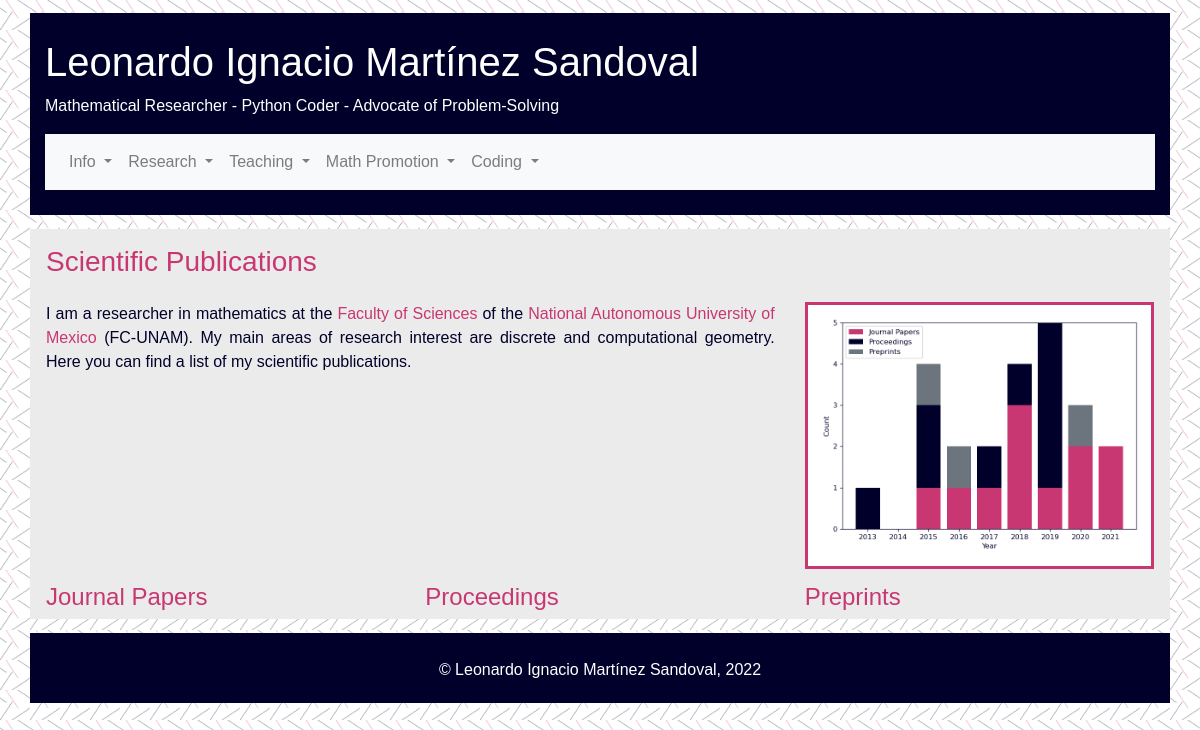
The page /papers on the database as committed earlier.
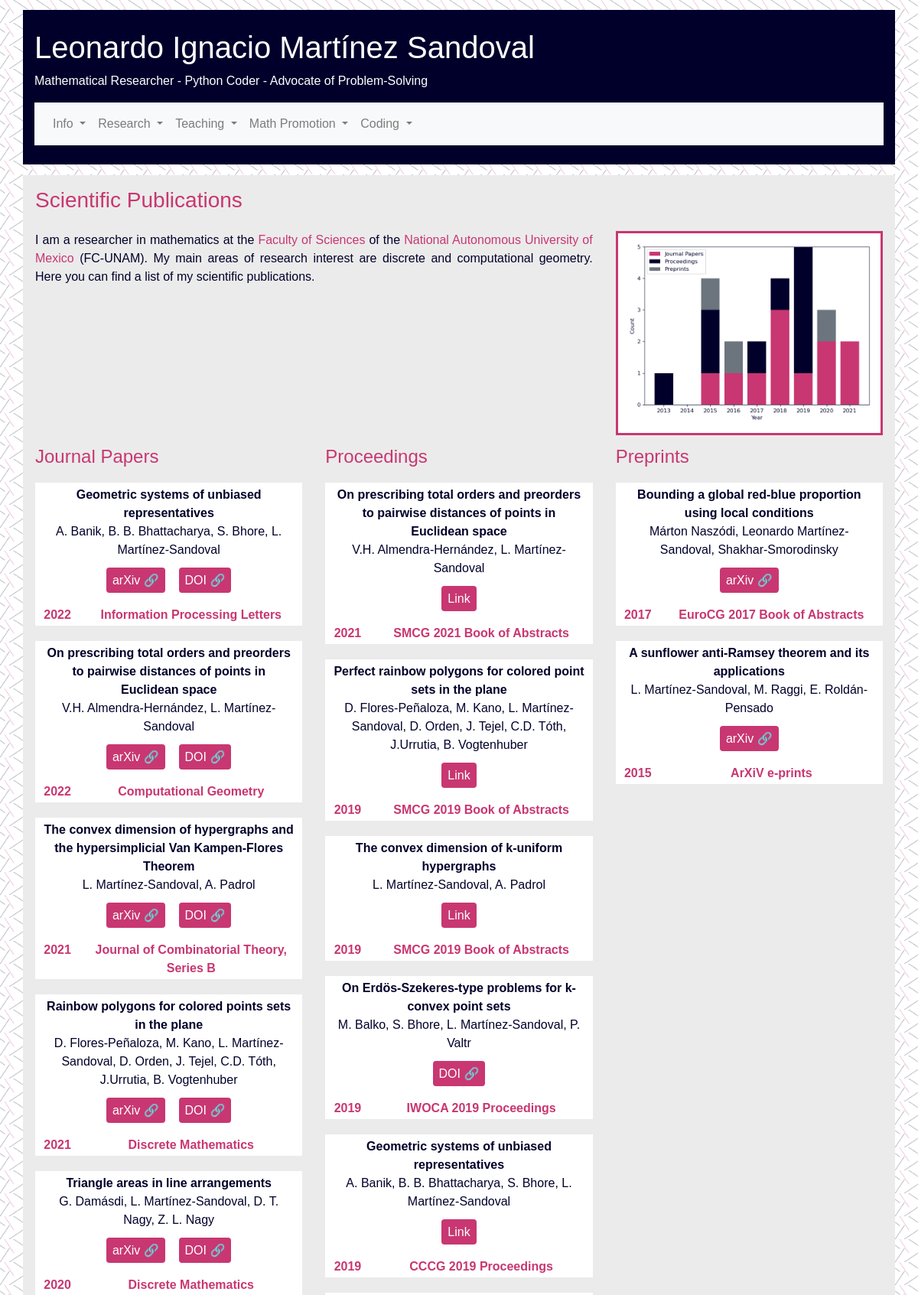
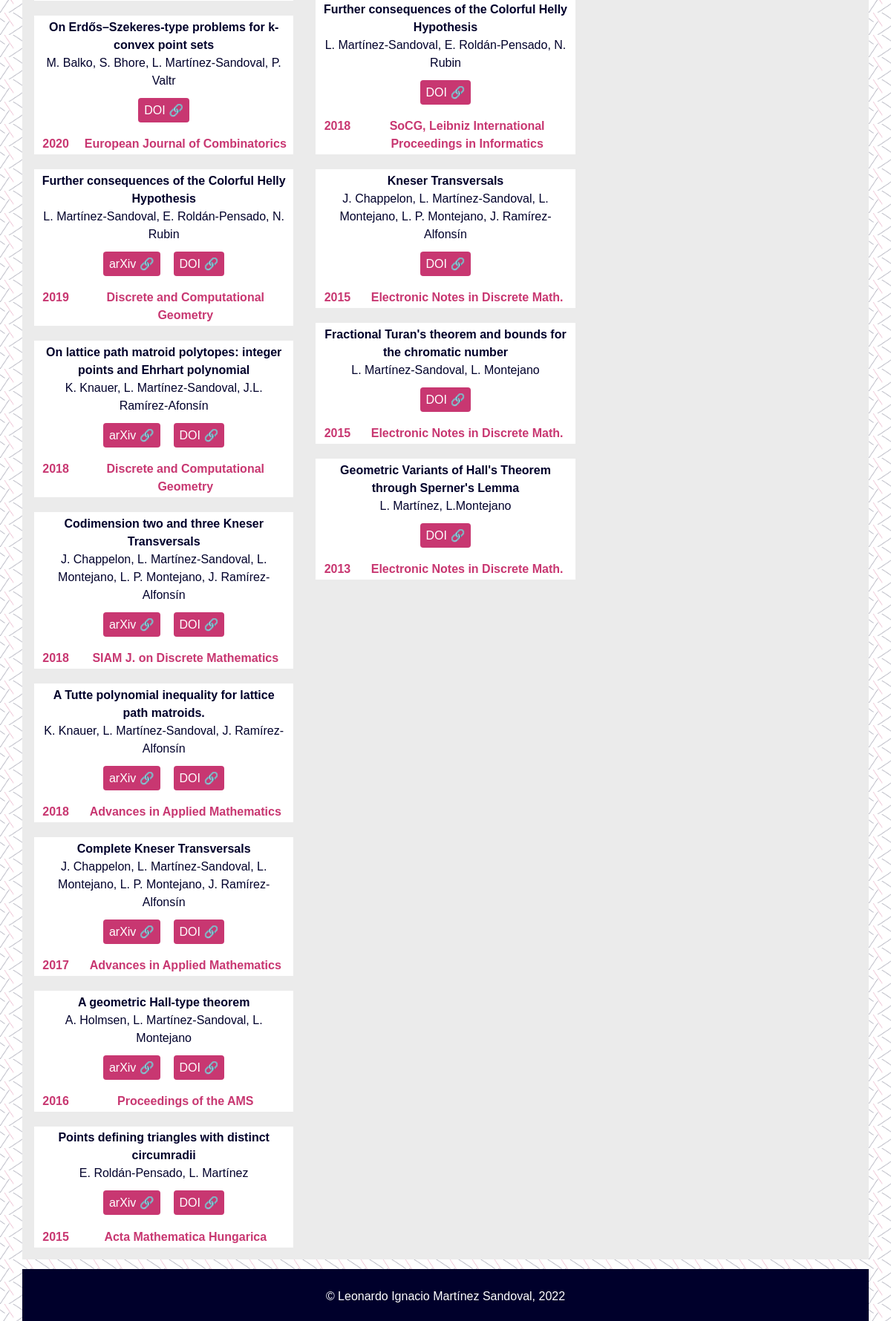
The same page on the database as committed later (2 pictures, top to bottom).
### personalpage/models.py (models this page shows, shortened)
class ScientificPublication(db.Model):
    __tablename__ = 'scientificpublication'
    id = db.Column(db.Integer, primary_key=True)
    date = db.Column(db.Date(), default=date.today())
    title = db.Column(db.String(140), nullable=False)
    publication_type = db.Column(db.String(80), nullable=False)
    publication_status = db.Column(db.String(80), nullable=False)
    authors = db.Column(db.String(300), nullable=False)
    publisher = db.Column(db.String(80))
    journal = db.Column(db.String(80))
    volume = db.Column(db.String(80))
    pages = db.Column(db.String(80))
    doi = db.Column(db.String(80))
    arxiv = db.Column(db.String(80))
    link = db.Column(db.String(80))

### personalpage/cv.py (the view)
@app.route("/papers")
def papers():
    papers = ScientificPublication.query\
        .all()
    return render_template("personalpage/papers.html", papers = papers)

### personalpage/templates/personalpage/papers.html (shortened to what this page needs)
{% extends "body_template.html" %}
    {% block content %}
    <div class="container outter pt-3 pl-3 pr-3">
        <h3>Scientific Publications</h3>
        <div class="row pt-3">
            <div class="col-md-8 text-justify">
            <p> I am a researcher in mathematics at the <a
                href="http://www.fciencias.unam.mx/" target="_blank"> Faculty of Sciences </a> of the <a
                href="https://www.unam.mx/"> National Autonomous University of Mexico </a> (FC-UNAM). My
                main areas of research interest are discrete and computational geometry. Here you can find a list of my scientific publications.
               </p>
        </div>
        <div class="col-md-4" id="data">
            <div class="blockitem">
                <img src="static/papers.png" alt="Timeline of publications" class="img-fluid"></img>
            </div>
            </div>
        </div>
        <div class="row">
            <div class="col-lg-4">
                <h4> Journal Papers</h4>
                {% for item in papers | sort(attribute='date', reverse = True)%}
                {% if item.publication_type == "journal" %}
                <div class="paperitem wrapper mb-3">
                    <div class="prob-info">
                        <strong> {{ item.title }}</strong><br>
                        <p>{{ item.authors }}</p>
                        <p>
                        {% if item.arxiv!=None %}
                        <a href="https://arxiv.org/abs/{{ item.arxiv }} " class="goodie" target="_blank">arXiv 🔗</a>
                        {% endif %}
                        {% if item.doi!=None %}
                        <a href="http://dx.doi.org/{{ item.doi }}" class="goodie" target="_blank">DOI 🔗</a>
                            {% endif %}
                        </p>
                    </div>
                    <div class="container">
                        <div class="row">
                            <div class="col-md-12 col-lg-2 thirdLabel">{{ item.date.strftime('%Y') }}</div>
                            <div class="col-md-12 col-lg-10 thirdLabel">{{ item.journal }}</div>
                        </div>
                    </div>
                </div>
                {% endif %}
                {% endfor %}
            </div>
            <div class="col-lg-4">
                <h4> Proceedings </h4>
                {% for item in papers | sort(attribute='date', reverse = True) %}
                {% if item.publication_type == "ext-abs" %}
                <div class="paperitem wrapper">
                    <div class="prob-info">
                        <strong> {{ item.title }}</strong><br>
                        <p>{{ item.authors }}</p>
                        <p>
                            {% if item.doi!=None %}
                            <a href="http://dx.doi.org/{{ item.doi }}" class="goodie" target="_blank">DOI 🔗</a>
                                {% endif %}
                                {% if item.link!=None %}
                            <a href="{{ item.link}}" class="goodie" target="_blank">Link </a>
                                {% endif %}
                        </p>
                    </div>
                    <div class="container">
                        <div class="row">
                            <div class="col-md-12 col-lg-2 thirdLabel">{{ item.date.strftime('%Y') }}</div>
                            <div class="col-md-12 col-lg-10 thirdLabel">{{ item.journal }}</div>
                        </div>
                    </div>
                </div>
                {% endif %}
                {% endfor %}
            </div>
            <div class="col-lg-4">
                <h4> Preprints   </h4>
                {% for item in papers | sort(attribute='date', reverse = True) %}
                {% if item.publication_type == "preprint" %}
                <div class="paperitem wrapper">
                    <div class="prob-info">
                        <strong> {{ item.title }}</strong><br>
                        <p>{{ item.authors }}</p>
                        <p>
                            {% if item.arxiv!=None %}
                            <a href="https://arxiv.org/abs/{{ item.arxiv }} " class="goodie" target="_blank">arXiv 🔗</a>
                            {% endif %}
                        </p>
                    </div>
                    <div class="container">
                        <div class="row">
                            <div class="col-md-12 col-lg-2 thirdLabel">{{ item.date.strftime('%Y') }}</div>
                            <div class="col-md-12 col-lg-10 thirdLabel">{{ item.journal }}</div>
                        </div>
                    </div>
                </div>
                {% endif %}
                {% endfor %}
            </div>
        </div>
    </div>
    {% endblock %}

### personalpage/templates/body_template.html (shortened to what this page needs)
<!DOCTYPE html>
<html lang="en" itemscope itemtype="http://schema.org/Person">
<head>
    <link rel="stylesheet" type="text/css" href="/static/bootstrap/css/bootstrap.min.css">
    <link rel="stylesheet" href="/static/personal.css" />
    <link rel="stylesheet" href="/static/convertex.css" />
</head>
<body onload="gosection();">
     {% block header %}
    <header class="container">
        <h1>
            <a href="/">
                Leonardo Ignacio Martínez Sandoval
            </a>
        </h1>
        <p>
            <span class="smallhead">- </span> Mathematical Researcher
            <br class="smallhead"> - Python Coder
            <br class="smallhead"> - Advocate of Problem-Solving
        </p>
        <nav class="navbar navbar-expand-lg navbar-light bg-light">
            <div class="collapse navbar-collapse" id="navbarSupportedContent">
              <ul class="navbar-nav mr-auto">
                <li class="nav-item dropdown">
                  <a class="nav-link dropdown-toggle" href="#" id="navbarDropdown" role="button" data-toggle="dropdown" aria-haspopup="true" aria-expanded="false">
                    Info
                  </a>
                </li>
                <li class="nav-item dropdown">
                    <a class="nav-link dropdown-toggle" href="#" id="navbarDropdown" role="button" data-toggle="dropdown" aria-haspopup="true" aria-expanded="false">
                      Research
                    </a>
                  </li>
                  <li class="nav-item dropdown">
                    <a class="nav-link dropdown-toggle" href="#" id="navbarDropdown" role="button" data-toggle="dropdown" aria-haspopup="true" aria-expanded="false">
                      Teaching
                    </a>
                  </li>
                  <li class="nav-item dropdown">
                    <a class="nav-link dropdown-toggle" href="#" id="navbarDropdown" role="button" data-toggle="dropdown" aria-haspopup="true" aria-expanded="false">
                      Math Promotion
                    </a>
                  </li>
                  <li class="nav-item dropdown">
                    <a class="nav-link dropdown-toggle" href="#" id="navbarDropdown" role="button" data-toggle="dropdown" aria-haspopup="true" aria-expanded="false">
                      Coding
                    </a>
                  </li>
              </ul>
            </div>
          </nav>
    </header>
     {% endblock %}
    {% block content %}
    {% endblock %}
    <footer class="container">
    {% block footer %}
        <p>&copy; Leonardo Ignacio Martínez Sandoval, <time datetime="2022"> 2022 </time></p>
    {% endblock %}
    </footer>
</body>
</html>

### personalpage/static/personal.css (style rules this page uses)
a { color:rgb(200,55,113); }
a.goodie { background-color:rgb(200,55,113); padding:8px; margin:5pt 5pt; margin-top:20pt; color: white; width: fit-content; border-radius: 4px; }
body { background-image: url("/static/background.png"); background-repeat: repeat; background-size: 30px; color: rgb(0,0,43); font-family: 'Calibri Light', Calibri, 'Gill Sans', 'Gill Sans MT', 'Trebuchet MS', sans-serif; }
div.container.outter { background-color: rgb(235,235,235); }
header,footer { margin-top: 10pt; margin-bottom:10pt; padding: 25px 35px 25px 35px; color:white; background-color: rgb(0,0,43); }
footer { margin-bottom:0px; text-align: center; padding-bottom:5px; }
div.blockitem { border-style: solid; border-color: rgb(200,55,113); text-align: center; padding:2%; margin-bottom:10pt; background-color: white; }
div.paperitem { text-align: center; margin-top: 15pt; background-color: white; }
div.prob-info { padding:1% 3%; }
div.thirdLabel { font-weight: bold; text-align: center; padding:2px; color:rgb(200,55,113); }
div.wrapper { float:none; overflow: hidden; }
h4, h3 { color: rgb(200,55,113); }
h1 a { color:white; text-decoration-line: none; }

Rows that differ between the two databases and show on the page:
added ScientificPublication: title "Geometric systems of unbiased representatives", authors "A. Banik, B. B. Bhattacharya, S. Bhore, L. Martínez-Sandoval", date "2022", journal "Information Processing Letters", shown under "Journal Papers"
added ScientificPublication: title "On prescribing total orders and preorders to pairwise distances of points in Euclidean space", authors "V.H. Almendra-Hernández, L. Martínez-Sandoval", date "2022", journal "Computational Geometry", shown under "Journal Papers"
added ScientificPublication: title "The convex dimension of hypergraphs and the hypersimplicial Van Kampen-Flores Theorem", authors "L. Martínez-Sandoval, A. Padrol", date "2021", journal "Journal of Combinatorial Theory, Series B", shown under "Journal Papers"
added ScientificPublication: title "Rainbow polygons for colored points sets in the plane", authors "D. Flores-Peñaloza, M. Kano, L. Martínez-Sandoval, D. Orden, J. Tejel, C.D. Tóth, J.Urrutia, B. Vogtenhuber", date "2021", journal "Discrete Mathematics", shown under "Journal Papers"
added ScientificPublication: title "Triangle areas in line arrangements", authors "G. Damásdi, L. Martínez-Sandoval, D. T. Nagy, Z. L. Nagy", date "2020", journal "Discrete Mathematics", shown under "Journal Papers"
added ScientificPublication: title "On Erdős–Szekeres-type problems for k-convex point sets", authors "M. Balko, S. Bhore, L. Martínez-Sandoval, P. Valtr", date "2020", journal "European Journal of Combinatorics", shown under "Journal Papers"
added ScientificPublication: title "Further consequences of the Colorful Helly Hypothesis", authors "L. Martínez-Sandoval, E. Roldán-Pensado, N. Rubin", date "2019", journal "Discrete and Computational Geometry", shown under "Journal Papers"
added ScientificPublication: title "On lattice path matroid polytopes: integer points and Ehrhart polynomial", authors "K. Knauer, L. Martínez-Sandoval, J.L. Ramírez-Afonsín", date "2018", journal "Discrete and Computational Geometry", shown under "Journal Papers"
added ScientificPublication: title "Codimension two and three Kneser Transversals", authors "J. Chappelon, L. Martínez-Sandoval, L. Montejano, L. P. Montejano, J. Ramírez-Alfonsín", date "2018", journal "SIAM J. on Discrete Mathematics", shown under "Journal Papers"
added ScientificPublication: title "A Tutte polynomial inequality for lattice path matroids.", authors "K. Knauer, L. Martínez-Sandoval, J. Ramírez-Alfonsín", date "2018", journal "Advances in Applied Mathematics", shown under "Journal Papers"
added ScientificPublication: title "Complete Kneser Transversals", authors "J. Chappelon, L. Martínez-Sandoval, L. Montejano, L. P. Montejano, J. Ramírez-Alfonsín", date "2017", journal "Advances in Applied Mathematics", shown under "Journal Papers"
added ScientificPublication: title "A geometric Hall-type theorem", authors "A. Holmsen, L. Martínez-Sandoval, L. Montejano", date "2016", journal "Proceedings of the AMS", shown under "Journal Papers"
added ScientificPublication: title "Points defining triangles with distinct circumradii", authors "E. Roldán-Pensado, L. Martínez", date "2015", journal "Acta Mathematica Hungarica", shown under "Journal Papers"
added ScientificPublication: title "On prescribing total orders and preorders to pairwise distances of points in Euclidean space", authors "V.H. Almendra-Hernández, L. Martínez-Sandoval", date "2021", journal "SMCG 2021 Book of Abstracts", shown under "Proceedings"
added ScientificPublication: title "Perfect rainbow polygons for colored point sets in the plane", authors "D. Flores-Peñaloza, M. Kano, L. Martínez-Sandoval, D. Orden, J. Tejel, C.D. Tóth, J.Urrutia, B. Vogtenhuber", date "2019", journal "SMCG 2019 Book of Abstracts", shown under "Proceedings"
added ScientificPublication: title "The convex dimension of k-uniform hypergraphs", authors "L. Martínez-Sandoval, A. Padrol", date "2019", journal "SMCG 2019 Book of Abstracts", shown under "Proceedings"
added ScientificPublication: title "On Erdös-Szekeres-type problems for k-convex point sets", authors "M. Balko, S. Bhore, L. Martínez-Sandoval, P. Valtr", date "2019", journal "IWOCA 2019 Proceedings", shown under "Proceedings"
added ScientificPublication: title "Geometric systems of unbiased representatives", authors "A. Banik, B. B. Bhattacharya, S. Bhore, L. Martínez-Sandoval", date "2019", journal "CCCG 2019 Proceedings", shown under "Proceedings"
added ScientificPublication: title "Further consequences of the Colorful Helly Hypothesis", authors "L. Martínez-Sandoval, E. Roldán-Pensado, N. Rubin", date "2018", journal "SoCG, Leibniz International Proceedings in Informatics", shown under "Proceedings"
added ScientificPublication: title "Kneser Transversals", authors "J. Chappelon, L. Martínez-Sandoval, L. Montejano, L. P. Montejano, J. Ramírez-Alfonsín", date "2015", journal "Electronic Notes in Discrete Math.", shown under "Proceedings"
added ScientificPublication: title "Fractional Turan's theorem and bounds for the chromatic number", authors "L. Martínez-Sandoval, L. Montejano", date "2015", journal "Electronic Notes in Discrete Math.", shown under "Proceedings"
added ScientificPublication: title "Geometric Variants of Hall's Theorem through Sperner's Lemma", authors "L. Martínez, L.Montejano", date "2013", journal "Electronic Notes in Discrete Math.", shown under "Proceedings"
added ScientificPublication: title "Bounding a global red-blue proportion using local conditions", authors "Márton Naszódi, Leonardo Martínez-Sandoval, Shakhar-Smorodinsky", date "2017", journal "EuroCG 2017 Book of Abstracts", shown under "Preprints"
added ScientificPublication: title "A sunflower anti-Ramsey theorem and its applications", authors "L. Martínez-Sandoval, M. Raggi, E. Roldán-Pensado", date "2015", journal "ArXiV e-prints", shown under "Preprints"
